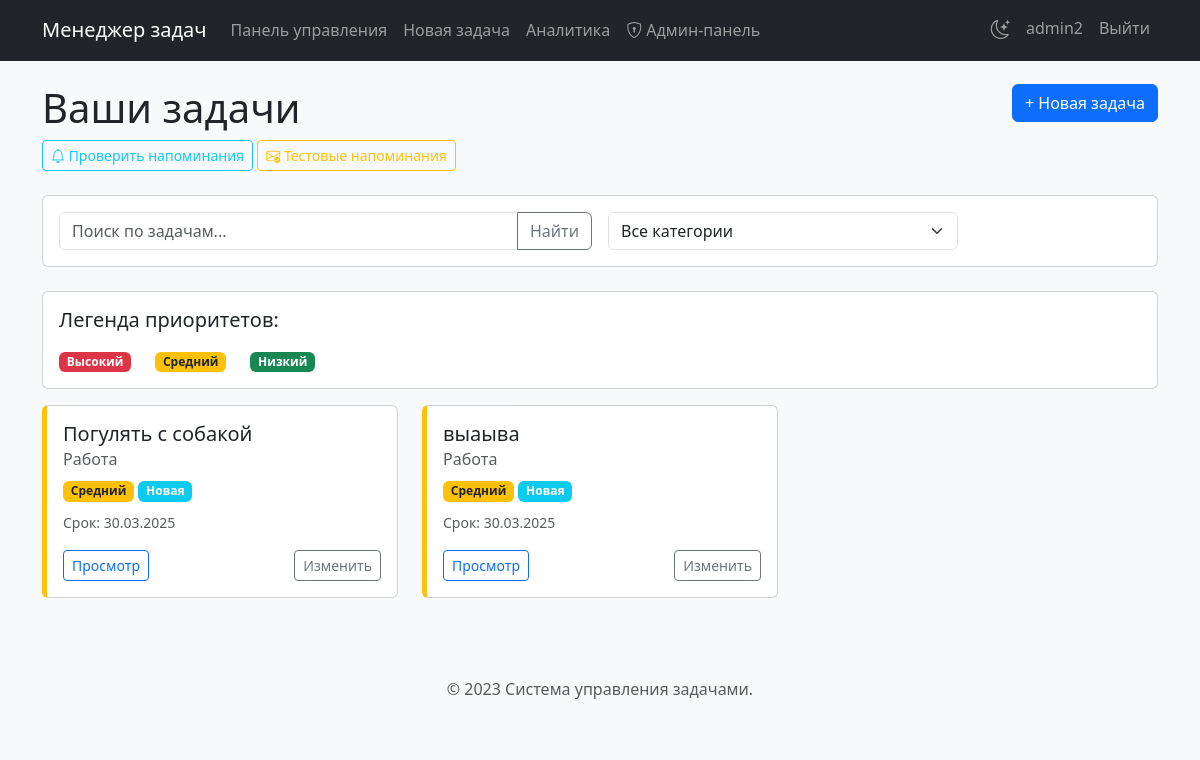
The app's page /dashboard (signed in) with its own data.
### tables this page shows
CREATE TABLE tasks (
        id INTEGER PRIMARY KEY,
        user_id INTEGER NOT NULL,
        title TEXT NOT NULL,
        description TEXT,
        category TEXT,
        priority TEXT,
        due_date DATE,
        status TEXT DEFAULT "Новая",
        created_at TIMESTAMP DEFAULT CURRENT_TIMESTAMP,
        send_reminder BOOLEAN DEFAULT 0,
        reminder_time INTEGER DEFAULT 24,
        FOREIGN KEY (user_id) REFERENCES users (id)
    );

### app.py (the view)
@app.route('/dashboard')
def dashboard():
    if 'user_id' not in session:
        return redirect(url_for('login'))
    search_query = request.args.get('search', '')
    category_filter = request.args.get('category', '')
    conn = sqlite3.connect('tasks.db')
    c = conn.cursor()
    query = """
    SELECT id, title, category, priority, due_date, status, created_at
    FROM tasks
    WHERE user_id = ?
    """
    params = [session['user_id']]
    if search_query:
        query += " AND (title LIKE ? OR description LIKE ?) "
        search_param = f"%{search_query}%"
        params.extend([search_param, search_param])
    if category_filter:
        query += " AND category = ? "
        params.append(category_filter)
    query += """
    ORDER BY
        CASE status
            WHEN 'Завершена' THEN 2
            ELSE 1
        END,
        CASE priority
            WHEN 'Высокий' THEN 1
            WHEN 'Средний' THEN 2
            WHEN 'Низкий' THEN 3
            ELSE 4
        END,
        due_date
    """
    c.execute(query, params)
    tasks = c.fetchall()
    c.execute("SELECT DISTINCT category FROM tasks WHERE user_id = ? ORDER BY category",
              (session['user_id'],))
    categories = [row[0] for row in c.fetchall() if row[0]]  # Исключаем пустые категории
    conn.close()
    return render_template('dashboard.html',
                           tasks=tasks,
                           format_datetime=format_datetime,
                           search_query=search_query,
                           category_filter=category_filter,
                           categories=categories)

### app.py (called while the page is built, shortened)
def format_datetime(dt, user_timezone=None):
    if not dt:
        return None
    if not user_timezone:
        user_timezone = session.get('timezone', 'Europe/Moscow')
    if isinstance(dt, str):
        try:
            dt = datetime.strptime(dt, '%Y-%m-%d %H:%M:%S')
        except ValueError:
            try:
                dt = datetime.strptime(dt, '%Y-%m-%d')
                return dt.strftime('%d.%m.%Y')
            except ValueError:
                return dt

### templates/dashboard.html (shortened to what this page needs)
{% extends 'base.html' %}
{% block content %}
<div class="row mb-4">
    <div class="col">
        <h1>Ваши задачи</h1>
        <div class="mt-2">
            <a href="{{ url_for('send_reminders') }}" class="btn btn-sm btn-outline-info" title="Просмотр расписанных напоминаний">
                <i class="bi bi-bell"></i> Проверить напоминания
            </a>
            <a href="{{ url_for('send_reminders', test_mode=1) }}" class="btn btn-sm btn-outline-warning" title="Отправить тестовые напоминания">
                <i class="bi bi-envelope-check"></i> Тестовые напоминания
            </a>
        </div>
    </div>
    <div class="col-auto">
        <a href="{{ url_for('new_task') }}" class="btn btn-primary">+ Новая задача</a>
    </div>
</div>
<div class="row mb-4">
    <div class="col-md-12">
        <div class="card">
            <div class="card-body">
                <form method="GET" action="{{ url_for('dashboard') }}" class="row g-3">
                    <div class="col-md-6">
                        <div class="input-group">
                            <input type="text" class="form-control" placeholder="Поиск по задачам..."
                                  name="search" value="{{ search_query }}">
                            <button class="btn btn-outline-secondary" type="submit">Найти</button>
                        </div>
                    </div>
                    <div class="col-md-4">
                        <select class="form-select" name="category" onchange="this.form.submit()">
                            <option value="">Все категории</option>
                        </select>
                    </div>
                    <div class="col-md-2">
                    </div>
                </form>
            </div>
        </div>
    </div>
</div>
<div class="row mb-3">
    <div class="col">
        <div class="card">
            <div class="card-body">
                <div class="d-flex justify-content-between mb-2">
                    <h5>Легенда приоритетов:</h5>
                </div>
                <div class="d-flex gap-4">
                    <div><span class="badge bg-danger">Высокий</span></div>
                    <div><span class="badge bg-warning text-dark">Средний</span></div>
                    <div><span class="badge bg-success">Низкий</span></div>
                </div>
            </div>
        </div>
    </div>
</div>
{% if tasks %}
<div class="row">
    {% for task in tasks %}
    <div class="col-md-4">
        <div class="card task-card {% if task[5] == 'Завершена' %}completed-task{% endif %}
            {% if task[3] == 'Высокий' %}high-priority{% elif task[3] == 'Средний' %}medium-priority{% elif task[3] == 'Низкий' %}low-priority{% endif %}">
            <div class="card-body">
                <h5 class="card-title">{{ task[1] }}</h5>
                <h6 class="card-subtitle mb-2 text-muted">{{ task[2] }}</h6>
                <div class="mb-2">
                    <span class="badge {% if task[3] == 'Высокий' %}bg-danger{% elif task[3] == 'Средний' %}bg-warning text-dark{% elif task[3] == 'Низкий' %}bg-success{% else %}bg-secondary{% endif %}">{{ task[3] }}</span>
                    <span class="badge {% if task[5] == 'Новая' %}bg-info{% elif task[5] == 'В процессе' %}bg-primary{% elif task[5] == 'Завершена' %}bg-success{% else %}bg-secondary{% endif %}">{{ task[5] }}</span>
                </div>
                {% if task[4] %}
                <p class="card-text"><small class="text-muted">Срок: {{ format_datetime(task[4], session.get('timezone')) if task[4] else 'Не указан' }}</small></p>
                {% endif %}
                <div class="d-flex justify-content-between">
                    <a href="{{ url_for('view_task', task_id=task[0]) }}" class="btn btn-sm btn-outline-primary">Просмотр</a>
                    <a href="{{ url_for('edit_task', task_id=task[0]) }}" class="btn btn-sm btn-outline-secondary">Изменить</a>
                </div>
            </div>
        </div>
    </div>
    {% endfor %}
</div>
{% else %}
<div class="alert alert-info">
    У вас пока нет задач. <a href="{{ url_for('new_task') }}">Создайте новую задачу</a>, чтобы начать.
</div>
{% endif %}
{% endblock %}

### templates/base.html (shortened to what this page needs)
<!DOCTYPE html>
<html lang="ru">
<head>
    <link href="https://cdn.jsdelivr.net/npm/bootstrap@5.3.0/dist/css/bootstrap.min.css" rel="stylesheet">
    <link href="https://cdn.jsdelivr.net/npm/bootstrap-icons@1.11.3/font/bootstrap-icons.css" rel="stylesheet">
    <link href="{{ url_for('static', filename='css/style.css') }}" rel="stylesheet">
</head>
<body>
    <nav class="navbar navbar-expand-lg navbar-dark bg-dark fixed-top">
        <div class="container">
            <a class="navbar-brand" href="{{ url_for('dashboard') if 'user_id' in session else url_for('login') }}">Менеджер задач</a>
            <div class="collapse navbar-collapse" id="navbarNav">
                {% if 'user_id' in session %}
                <ul class="navbar-nav me-auto">
                    <li class="nav-item">
                        <a class="nav-link" href="{{ url_for('dashboard') }}">Панель управления</a>
                    </li>
                    <li class="nav-item">
                        <a class="nav-link" href="{{ url_for('new_task') }}">Новая задача</a>
                    </li>
                    <li class="nav-item">
                        <a class="nav-link" href="{{ url_for('analytics') }}">Аналитика</a>
                    </li>
                    {% if session.get('is_admin') %}
                    <li class="nav-item">
                        <a class="nav-link" href="{{ url_for('admin_panel') }}">
                            <i class="bi bi-shield-lock me-1"></i>Админ-панель
                        </a>
                    </li>
                    {% endif %}
                </ul>
                <ul class="navbar-nav">
                    <li class="nav-item">
                        <div class="theme-toggle nav-link">
                            <i class="bi bi-moon-stars"></i>
                        </div>
                    </li>
                    <li class="nav-item">
                        <a class="nav-link" href="{{ url_for('profile') }}">{{ session['username'] }}</a>
                    </li>
                    <li class="nav-item">
                        <a class="nav-link" href="{{ url_for('logout') }}">Выйти</a>
                    </li>
                </ul>
                {% endif %}
            </div>
        </div>
    </nav>
    <div class="container mt-4">
        {% block content %}{% endblock %}
    </div>
    <footer class="mt-5 py-3 bg-light">
        <div class="container text-center">
            <p class="text-muted">© 2023 Система управления задачами.</p>
        </div>
    </footer>
</body>
</html>

### static/css/style.css (style rules this page uses)
.theme-toggle { cursor: pointer; padding: 0.5rem; }
.theme-toggle i { font-size: 1.2rem; transition: transform 0.3s ease; }

### templates/base.html (style rules this page uses)
body { padding-top: 60px; background-color: #f8f9fa; }
.task-card { transition: transform 0.2s ease; margin-bottom: 15px; }
.medium-priority { border-left: 5px solid #ffc107; }

### records on screen
tasks: title "Погулять с собакой", category "Работа", priority "Средний", status "Новая", due_date "30.03.2025"
tasks: title "выаыва", category "Работа", priority "Средний", status "Новая", due_date "30.03.2025"

### other values on screen
{{ session['username'] }} "admin2"
